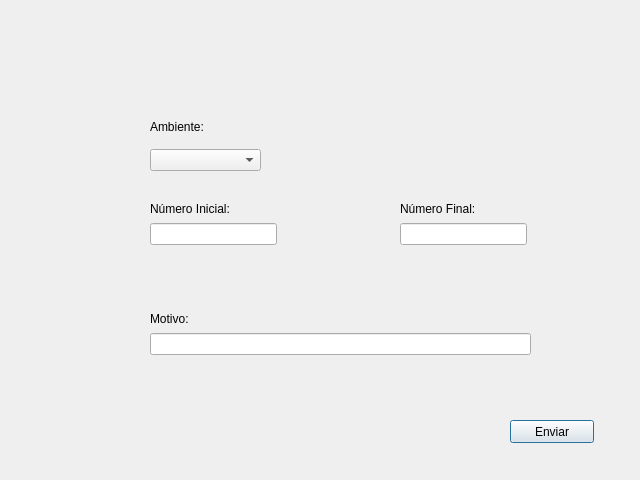
<?xml version="1.0" encoding="UTF-8"?>
<ui version="4.0">
 <class>InutilizacaoDialog</class>
 <widget class="QDialog" name="InutilizacaoDialog">
  <property name="geometry">
   <rect>
    <x>0</x>
    <y>0</y>
    <width>640</width>
    <height>480</height>
   </rect>
  </property>
  <property name="windowTitle">
   <string>Dialog</string>
  </property>
  <widget class="QPushButton" name="Btn_Enviar">
   <property name="geometry">
    <rect>
     <x>510</x>
     <y>420</y>
     <width>84</width>
     <height>23</height>
    </rect>
   </property>
   <property name="text">
    <string>Enviar</string>
   </property>
  </widget>
  <widget class="QWidget" name="">
   <property name="geometry">
    <rect>
     <x>150</x>
     <y>110</y>
     <width>111</width>
     <height>61</height>
    </rect>
   </property>
   <layout class="QVBoxLayout" name="verticalLayout_4">
    <item>
     <widget class="QLabel" name="label_4">
      <property name="text">
       <string>Ambiente:</string>
      </property>
     </widget>
    </item>
    <item>
     <widget class="QComboBox" name="CBox_Amb"/>
    </item>
   </layout>
  </widget>
  <widget class="QWidget" name="">
   <property name="geometry">
    <rect>
     <x>150</x>
     <y>200</y>
     <width>127</width>
     <height>45</height>
    </rect>
   </property>
   <layout class="QVBoxLayout" name="verticalLayout">
    <item>
     <widget class="QLabel" name="label">
      <property name="text">
       <string>Número Inicial:</string>
      </property>
     </widget>
    </item>
    <item>
     <widget class="QLineEdit" name="Ledit_NumIni"/>
    </item>
   </layout>
  </widget>
  <widget class="QWidget" name="">
   <property name="geometry">
    <rect>
     <x>400</x>
     <y>200</y>
     <width>127</width>
     <height>45</height>
    </rect>
   </property>
   <layout class="QVBoxLayout" name="verticalLayout_2">
    <item>
     <widget class="QLabel" name="label_2">
      <property name="text">
       <string>Número Final:</string>
      </property>
     </widget>
    </item>
    <item>
     <widget class="QLineEdit" name="Ledit_NumFinal"/>
    </item>
   </layout>
  </widget>
  <widget class="QWidget" name="">
   <property name="geometry">
    <rect>
     <x>150</x>
     <y>310</y>
     <width>381</width>
     <height>45</height>
    </rect>
   </property>
   <layout class="QVBoxLayout" name="verticalLayout_3">
    <item>
     <widget class="QLabel" name="label_3">
      <property name="text">
       <string>Motivo:</string>
      </property>
     </widget>
    </item>
    <item>
     <widget class="QLineEdit" name="Ledit_motivo">
      <property name="text">
       <string/>
      </property>
     </widget>
    </item>
   </layout>
  </widget>
 </widget>
 <resources/>
 <connections/>
</ui>
